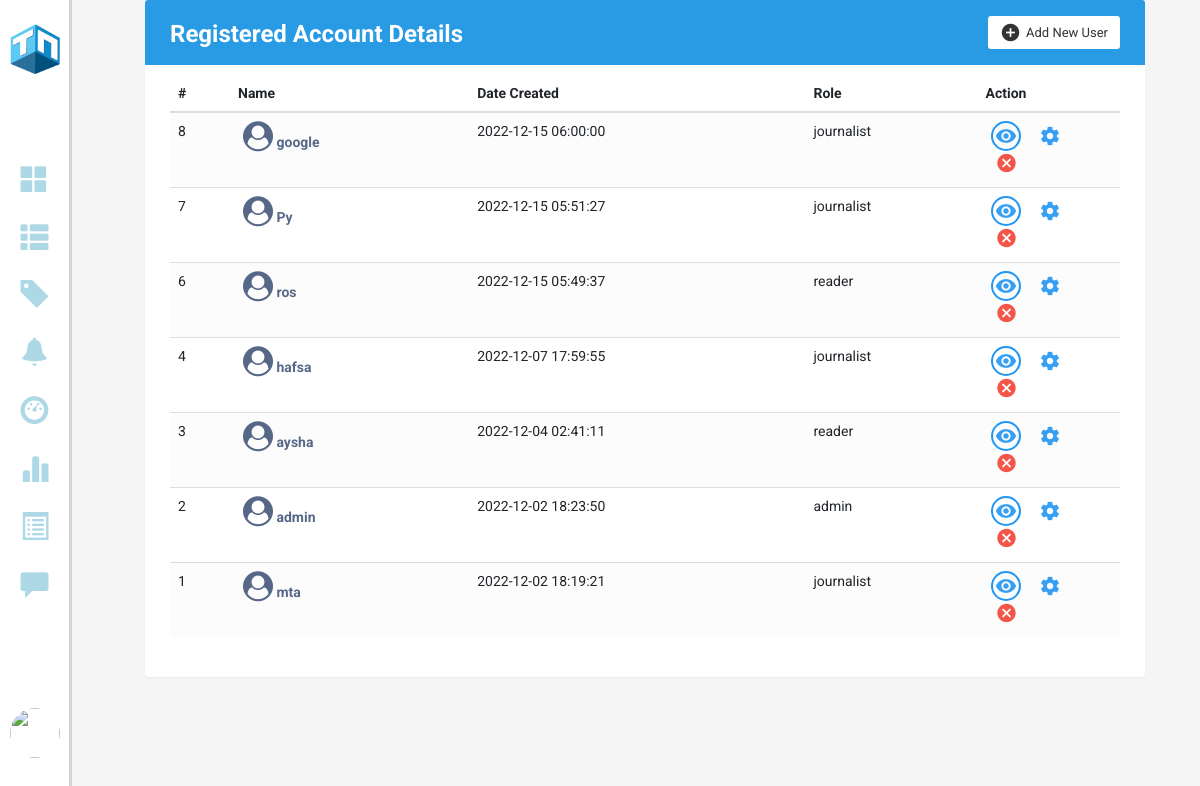
/Accountdetails (signed in), run on the app's committed database.
### models.py (models this page shows)
class Users(db.Model, UserMixin):
    id = db.Column(db.Integer,  primary_key = True, nullable = False)
    email = Column(String, nullable=False, unique = True)
    username = Column(String, nullable=False)
    role = Column(String, nullable=False)
    password = Column(String, nullable=False)
    profile_pic = Column(BLOB, nullable=False)
    mimetype = Column(String, nullable=False)
    status = Column(Boolean, nullable=False)
    created_at = Column(DateTime, server_default = func.now(), nullable=False)
    updated_at = Column(DateTime, server_default = func.now(), server_onupdate = func.now(), nullable=False)
    poster = db.relationship('Posts', backref=backref('poster'), cascade = 'all, delete')
    reporter = db.relationship('Reports', backref=backref('reporter'), cascade = 'all, delete')
    bookmarker = db.relationship('Bookmarks', backref=backref('bookmarker'), cascade = 'all, delete')
    notifier = db.relationship('Notifications', backref=backref('notifier'), cascade = 'all, delete')

### app.py (the view)
@app.route("/Accountdetails")
@login_required
def Account_details():
    signup = SignUpForm()
    signin = LoginForm()
    users = Users.query.order_by(Users.id.desc()).all()
    return render_template("AccountDetails.html", users = users, signup = signup, signin = signin)

### app.py (called while the page is built)
@login_manager.user_loader
def load_user(user_id):
    return Users.query.get(int(user_id))

### templates/AccountDetails.html (shortened to what this page needs)
<!DOCTYPE html>
<html lang="en">
<head>
    <link rel="stylesheet" type="text/css" href="/static/style.css">
    <link rel="stylesheet" href="https://stackpath.bootstrapcdn.com/bootstrap/4.5.0/css/bootstrap.min.css">
    <link rel="stylesheet" href="https://maxcdn.bootstrapcdn.com/font-awesome/4.7.0/css/font-awesome.min.css">
    <link rel="stylesheet" href="https://maxcdn.bootstrapcdn.com/bootstrap/3.3.6/css/bootstrap.min.css">
    <link rel="stylesheet" href="https://cdnjs.cloudflare.com/ajax/libs/font-awesome/4.7.0/css/font-awesome.min.css">
    <link rel="stylesheet" href="https://maxcdn.bootstrapcdn.com/bootstrap/3.3.7/css/bootstrap.min.css"
>
</head>
<body>
    <section class="GContent" style="background-color: #f2f3f4">
        {% include 'left_admin_menu.html' %}
        <div class="G1" style="width: 94%;">
            <div class="Gformat" style="width: 100%;">
                <div class="container-xl">
                    <div class="">
                        <div class="table-wrapper">
                            <div class="table-title">
                                <div class="row">
                                    <div class="col-sm-5">
                                        <h2 style="color: white">Registered Account <b>Details</b></h2>
                                    </div>
                                    <div class="col-sm-7">
                                        <a href="#" data-toggle="dropdown" class="btn btn-secondary"><i
                                                class="material-icons">&#xE147;</i>
                                            <span>Add New User</span></a>
                                    </div>
                                </div>
                            </div>
                            <table class="table table-striped table-hover">
                                <thead>
                                    <tr>
                                        <th>#</th>
                                        <th>Name</th>
                                        <th>Date Created</th>
                                        <th>Role</th>
                                        <th style="width: 15%;">Action</th>
                                    </tr>
                                </thead>
                                <tbody>
                                    {% for user in users %}
                                    <tr>
                                        <td>{{user.id}}</td>
                                        <td><a href="#"><i class="fa fa-user-circle" aria-hidden="true"
                                                    style="font-size: 30px;"></i> {{user.username}}</a></td>
                                        <td>{{user.created_at}}</td>
                                        <td>{{user.role}}</td>
                                        <td>
                                            <a href="#" class="view" title="View Account" data-toggle="tooltip"><i
                                                    class="material-icons">&#xE417;</i></a>
                                            <a href="#" class="settings" title="Settings" data-toggle="tooltip"><i
                                                    class="material-icons">&#xE8B8;</i></a>
                                            <a href="{{ url_for('delete_account', user_id = user.id) }}" class="delete" title="Delete Account" data-toggle="tooltip"><i
                                                    class="material-icons">&#xE5C9;</i></a>
                                        </td>
                                    </tr>
                                    {% endfor %}
                                </tbody>
                            </table>
                        </div>
                    </div>
                </div>
            </div>
        </div>
    </section>
</body>
</html>

### static/style.css (style rules this page uses)
body { margin: 0; padding: 0; font-family: Arial, Helvetica, sans-serif; }
.GContent .G1 { float: left; margin-left: 6%; padding: 0 4%; width: 64%; }
.Gformat { float: left; width: 75%; padding-left: 10px; }
.Gformat h2 { margin-top: 19px; font-size: 20px; font-weight: bold; color: black; margin-right: 6px; }
.table-wrapper { min-width: 1000px; background: #fff; padding: 20px; box-shadow: 0 1px 1px rgba(0, 0, 0, .05); }
.table-title { padding-bottom: 10px; margin: 0 0 10px; min-width: 100%; }
.table-title h2 { margin: 8px 0 0; font-size: 22px; }
table.table tr th, table.table tr td { border-color: #e9e9e9; }
table.table-striped tbody tr:nth-of-type(odd) { background-color: #fcfcfc; }
table.table td:last-child { width: 130px; }
table.table td a { color: #a0a5b1; display: inline-block; margin: 0 5px; }
table.table td a.view { color: #03A9F4; }
table.table td a.delete { color: #E34724; }
table.table td i { font-size: 19px; }
.table-wrapper { min-width: 1000px; background: #fff; padding: 20px 25px; border-radius: 3px; box-shadow: 0 1px 1px rgba(0, 0, 0, .05); }
.table-title { padding-bottom: 15px; background: #299be4; color: #fff; padding: 16px 30px; margin: -20px -25px 10px; border-radius: 3px 3px 0 0; }
.table-title h2 { margin: 5px 0 0; font-size: 24px; }
.table-title .btn { color: #566787; float: right; font-size: 13px; background: #fff; border: none; min-width: 50px; border-radius: 2px; border: none; outline: none !important; margin-left: 10px; }
.table-title .btn i { float: left; font-size: 21px; margin-right: 5px; }
.table-title .btn span { float: left; margin-top: 2px; }
table.table tr th, table.table tr td { border-color: #e9e9e9; padding: 12px 15px; vertical-align: middle; }
table.table tr th:first-child { width: 60px; }
table.table tr th:last-child { width: 100px; }
table.table td:last-child i { opacity: 0.9; font-size: 22px; margin: 0 5px; }
table.table td a { font-weight: bold; color: #566787; display: inline-block; text-decoration: none; }
table.table td a.settings { color: #2196F3; }
table.table td a.delete { color: #F44336; }
.table-wrapper .btn { float: right; color: #333; background-color: #fff; border-radius: 3px; border: none; outline: none !important; margin-left: 10px; }
.table-title .btn { font-size: 13px; border: none; }
.table-title { color: #fff; padding: 16px 25px; margin: -20px -25px 10px; border-radius: 3px 3px 0 0; }
table.table tr th:last-child { width: 80px; }
table.table td a.view { width: 30px; height: 30px; color: #2196F3; border: 2px solid; border-radius: 30px; text-align: center; }
table.table td a.view i { font-size: 22px; margin: 2px 0 0 1px; }

### templates/AccountDetails.html (style rules this page uses)
body { color: #566787; background: #f5f5f5; font-family: 'Roboto', sans-serif; }

### data on the page
Users: id "8", username "google", created_at "2022-12-15 06:00:00", role "journalist"
Users: id "7", username "Py", created_at "2022-12-15 05:51:27", role "journalist"
Users: id "6", username "ros", created_at "2022-12-15 05:49:37", role "reader"
Users: id "4", username "hafsa", created_at "2022-12-07 17:59:55", role "journalist"
Users: id "3", username "aysha", created_at "2022-12-04 02:41:11", role "reader"
Users: id "2", username "admin", created_at "2022-12-02 18:23:50", role "admin"
Users: id "1", username "mta", created_at "2022-12-02 18:19:21", role "journalist"
